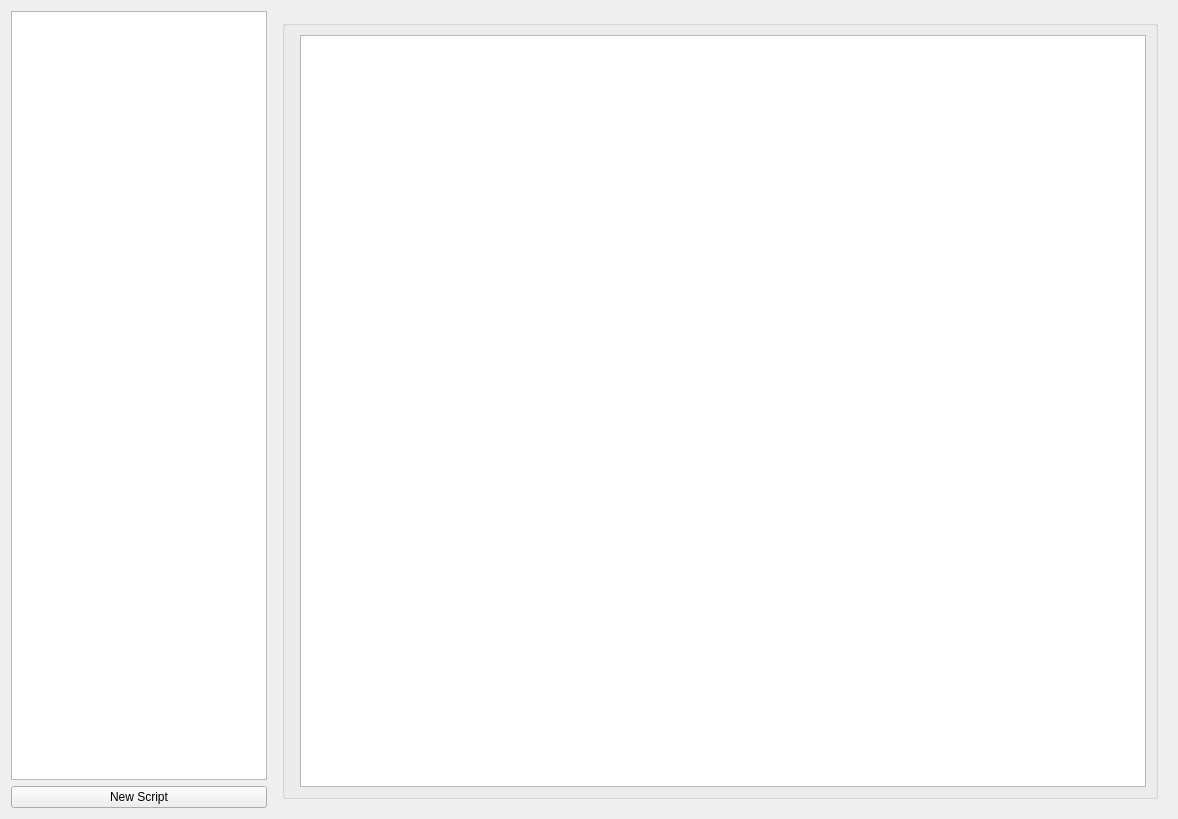
<?xml version="1.0" encoding="UTF-8"?>
<ui version="4.0">
 <class>pageScripts</class>
 <widget class="QWidget" name="pageScripts">
  <property name="geometry">
   <rect>
    <x>0</x>
    <y>0</y>
    <width>1178</width>
    <height>819</height>
   </rect>
  </property>
  <property name="windowTitle">
   <string>Form</string>
  </property>
  <layout class="QGridLayout" name="gridLayout">
   <item row="0" column="0">
    <layout class="QHBoxLayout" name="horizontalLayout">
     <item>
      <layout class="QVBoxLayout" name="verticalLayout">
       <item>
        <widget class="QListView" name="lvScripts">
         <property name="sizePolicy">
          <sizepolicy hsizetype="MinimumExpanding" vsizetype="Expanding">
           <horstretch>0</horstretch>
           <verstretch>0</verstretch>
          </sizepolicy>
         </property>
        </widget>
       </item>
       <item>
        <widget class="QPushButton" name="btnNewScript">
         <property name="sizePolicy">
          <sizepolicy hsizetype="MinimumExpanding" vsizetype="Fixed">
           <horstretch>0</horstretch>
           <verstretch>0</verstretch>
          </sizepolicy>
         </property>
         <property name="text">
          <string>New Script</string>
         </property>
        </widget>
       </item>
      </layout>
     </item>
    </layout>
   </item>
   <item row="0" column="1">
    <widget class="QStackedWidget" name="stackedControls">
     <property name="sizePolicy">
      <sizepolicy hsizetype="Preferred" vsizetype="Preferred">
       <horstretch>1</horstretch>
       <verstretch>0</verstretch>
      </sizepolicy>
     </property>
     <property name="currentIndex">
      <number>1</number>
     </property>
     <widget class="QWidget" name="page">
      <layout class="QGridLayout" name="gridLayout_3">
       <item row="0" column="0">
        <widget class="QLabel" name="label">
         <property name="font">
          <font>
           <pointsize>16</pointsize>
           <bold>false</bold>
          </font>
         </property>
         <property name="text">
          <string>Select a script from the left</string>
         </property>
         <property name="alignment">
          <set>Qt::AlignmentFlag::AlignCenter</set>
         </property>
        </widget>
       </item>
      </layout>
     </widget>
     <widget class="QWidget" name="page_2">
      <layout class="QGridLayout" name="gridLayout_2">
       <item row="0" column="1">
        <widget class="QGroupBox" name="groupBox">
         <property name="sizePolicy">
          <sizepolicy hsizetype="Preferred" vsizetype="Preferred">
           <horstretch>0</horstretch>
           <verstretch>0</verstretch>
          </sizepolicy>
         </property>
         <property name="title">
          <string/>
         </property>
         <layout class="QFormLayout" name="formLayout">
          <item row="0" column="1">
           <widget class="LuaEditor" name="teSource"/>
          </item>
         </layout>
        </widget>
       </item>
      </layout>
     </widget>
    </widget>
   </item>
  </layout>
 </widget>
 <customwidgets>
  <customwidget>
   <class>LuaEditor</class>
   <extends>QPlainTextEdit</extends>
   <header>widgets/luaeditor.h</header>
  </customwidget>
 </customwidgets>
 <resources/>
 <connections/>
</ui>
